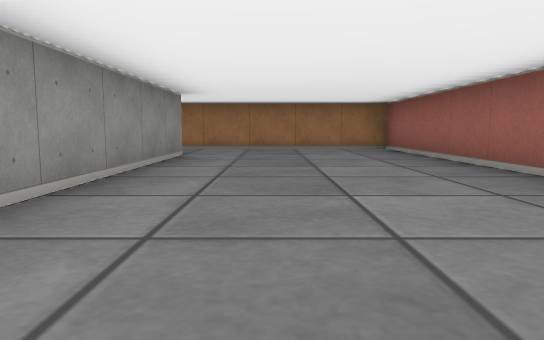
View 1 (above)

16 first-person views from a walk through a cub3D maze. The camera is about half as high as the walls, tilts 6° down and sees 70° across. The floor is counted in squares. Each view is taken from the middle of a square. On the plan, view 1 faces up. The plan holds only what a view shows up to about 9 squares ahead; the rest is blank.

View 2
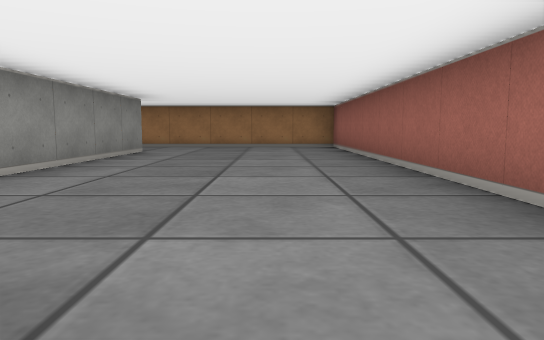

View 3
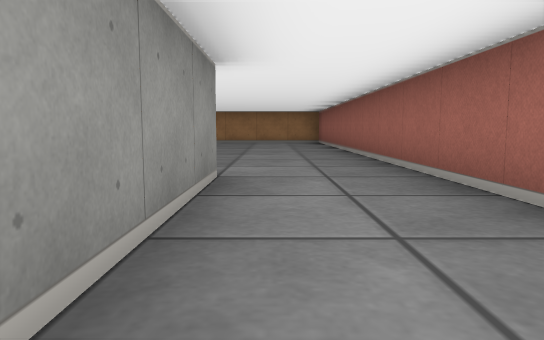

View 4
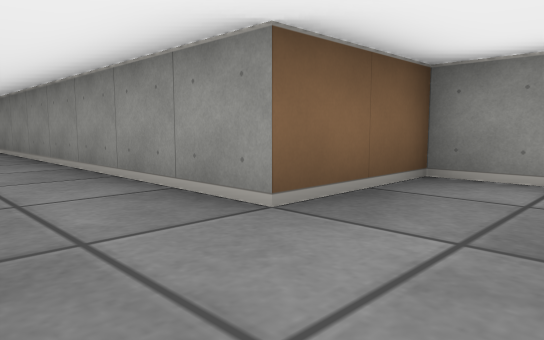

View 5
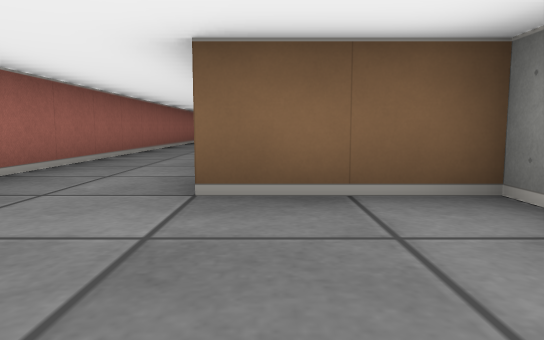

View 6
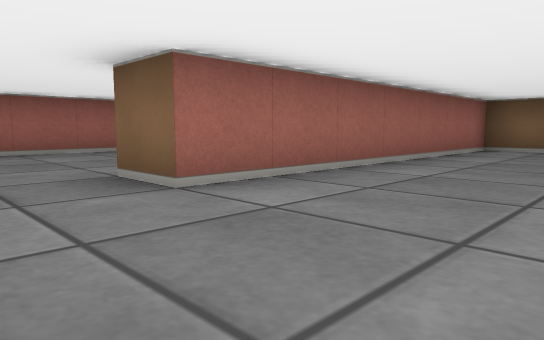

View 7
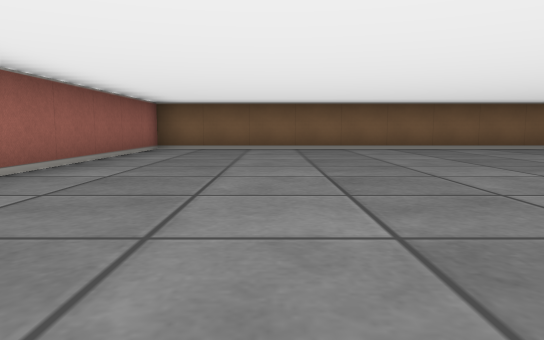

View 8
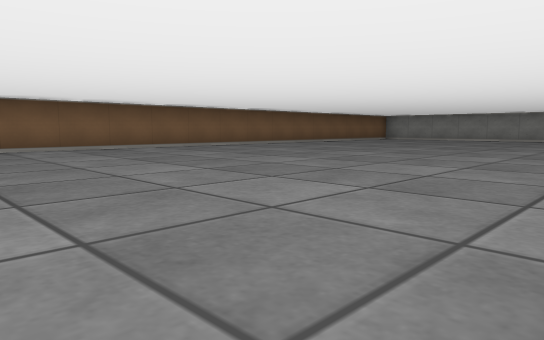

View 9
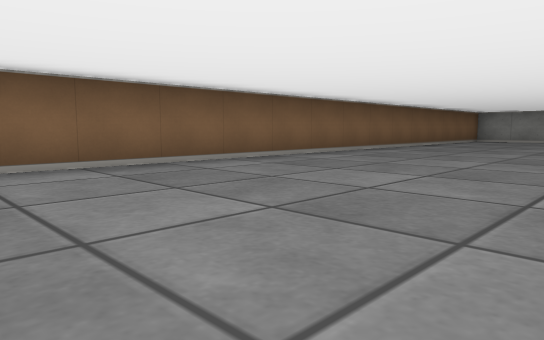

View 10
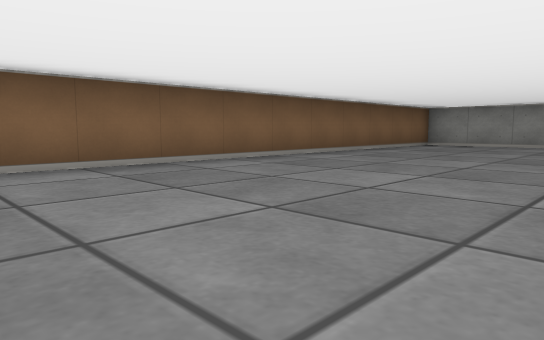

View 11
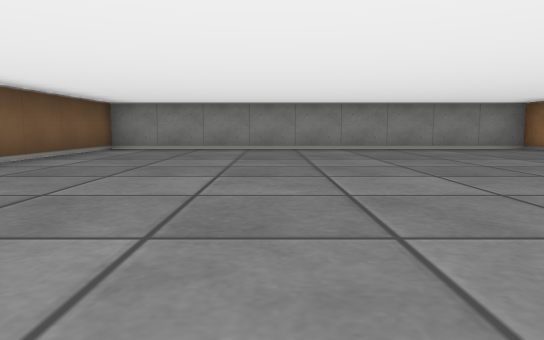

View 12
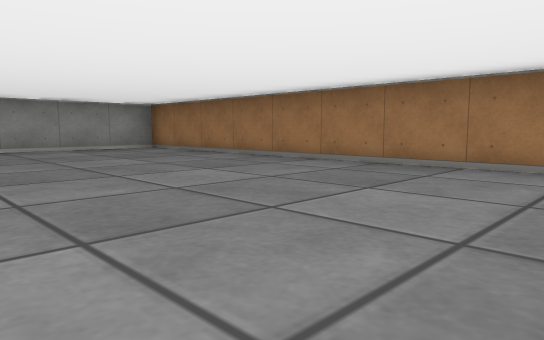

View 13
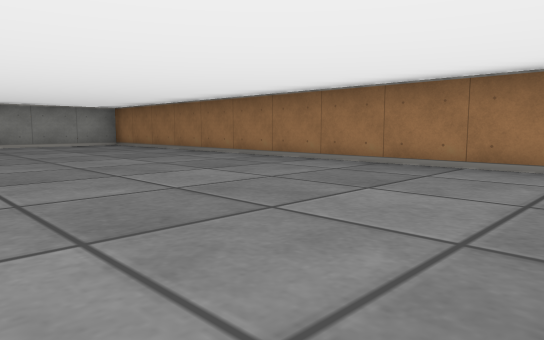

View 14
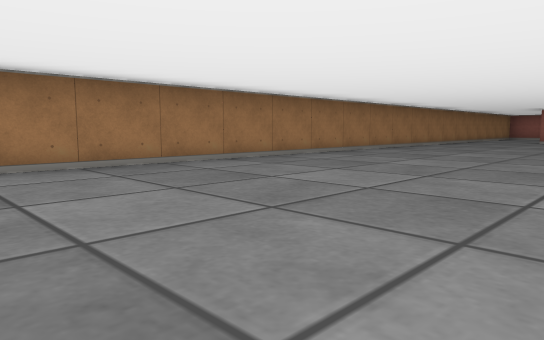

View 15
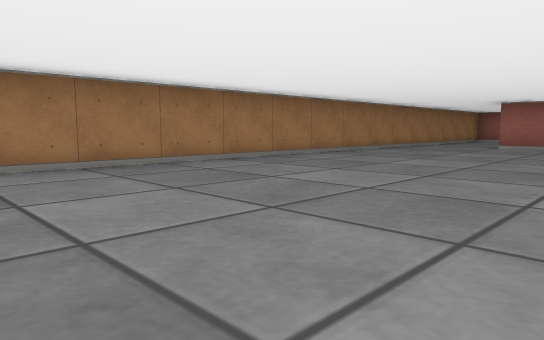

View 16
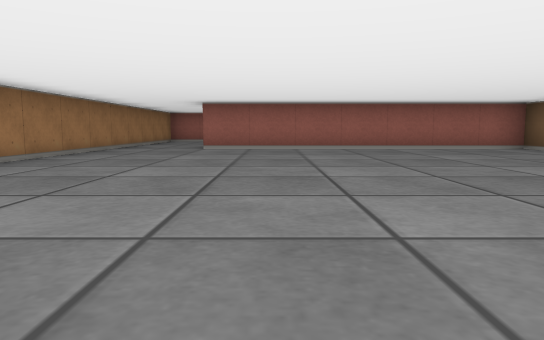

### Floor plan
Points are (right, up) in squares from view 1. A wall is a line through its corners. A room is listed if a view was taken in it or the views show most of it. See-through windows are left out.
Room 1 (views 1, 4, 5)
walls: (-1.5, 6.5) (-1.5, 2); (-1.5, 0.5) (-1.5, -0.5) (0.5, -0.5); (2.5, -0.5) (2.5, 8.5) (-1.5, 8.5)
ways out: opening at (1.5, -1) to room 2; opening at (-2, 7.5) to room 3
Room 2 (views 2, 3)
walls: (2.5, -7) (2.5, -0.5); (0.5, -0.5) (0.5, -7.5)
ways out: opening at (1.5, -1) to room 1
Room 3 (views 6, 7, 8, 9, 10, 11, 12, 13, 14, 15, 16)
walls: (-1.5, 8.5) (-22.5, 8.5) (-22.5, -0.5) (-2.5, -0.5) (-2.5, 6.5) (-1.5, 6.5)
ways out: opening at (-2, 7.5) to room 1

Positions as (right, up) in squares from view 1, and headings:
1: (0, 0), facing up
2: (1, -1), facing up
3: (1, -4), facing up
4: (2, 1), facing down-left
5: (0, 2), facing down
6: (-5, 8), facing down-right
7: (-5, 8), facing down
8: (-7, 8), facing down-left
9: (-8, 4), facing down-left
10: (-12, 4), facing down-left
11: (-14, 3), facing left
12: (-14, 4), facing up-left
13: (-12, 4), facing up-left
14: (-16, 4), facing up-right
15: (-12, 4), facing up-right
16: (-11, 5), facing right
